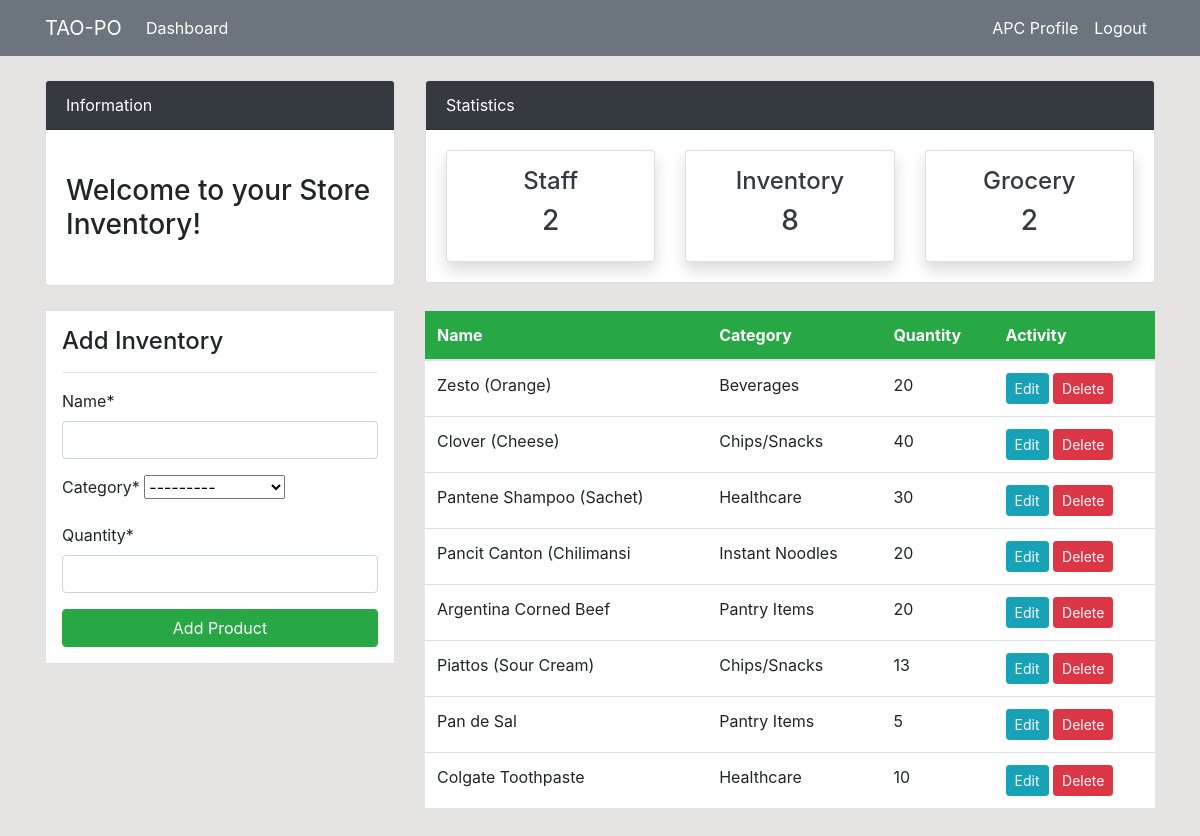
The app's page /inventory/ (signed in) with its own data.
### dashboard/models.py (models this page shows, shortened)
class Product(models.Model):
    name = models.CharField(max_length=100, null=True)
    category = models.CharField(max_length=20, choices=CATEGORY, null=True)
    quantity = models.PositiveBigIntegerField(null=True)
    islow = models.BooleanField(default=False)
    class Meta:
        verbose_name_plural= 'Inventory'

### dashboard/views.py (the view)
# urls.py: path('inventory/', views.inventory, name='dashboard-inventory'),
@login_required
def inventory(request):
    items = Product.objects.all() #Using ORM
    items_count = items.count()
    employees_count = User.objects.all().count()
    grocery_count = Grocery.objects.all().count()
    for item in items:
        item.islow = item.quantity < 5
    if request.method =='POST':
        form = ProductForm(request.POST)
        if form.is_valid():
            form.save()
            product_name = form.cleaned_data.get('name')
            messages.success(request, f'{product_name} has been added')
            return redirect ('dashboard-inventory')
    else:
        form = ProductForm()
    context ={
        'items': items,
        'items_count': items_count,
        'form': form,
        'employees_count': employees_count,
        'grocery_count': grocery_count,
    }
    return render(request, 'dashboard/inventory.html', context)

### dashboard/forms.py
class ProductForm(forms.ModelForm):
    class Meta:
        model = Product
        fields = ['name', 'category', 'quantity',]

### templates/dashboard/inventory.html (shortened to what this page needs)
{% extends 'partials/base.html' %}
{% load crispy_forms_tags %}
{% block content %}
{% include 'partials/topnav.html' %}
    <div class="container">
        <div class="row my-4">
            <div class="col-md-4">
                <div class="border bg-white p-3">
                    <h4>Add Inventory</h4>
                    <hr>
                    <form method="POST">
                        {{ form|crispy }}
                        <input class="btn btn-success btn-block" type="submit" value="Add Product">
                    </form>
                </div>
            </div>
            <div class="col-md-8">
                <table class="table bg-white">
                    <thead class="bg-success">
                        <tr class="text-white">
                            <th scope="col">Name</th>
                            <th scope="col">Category</th>
                            <th scope="col">Quantity</th>
                            <th scope="col">Activity</th>
                        </tr>
                    </thead>
                    <tbody>
                        {% for item in items %}
                        <tr>
                            {% if item.islow  %}
                            <td style="color:red">{{ item.name }}</td>
                            {% else %}
                            <td>{{ item.name }}</td>
                            {% endif %}
                            <td>{{ item.category }}</td>
                            <td>{{ item.quantity }}</td>
                            <td>
                                <a class="btn btn-info btn-sm" href="{% url 'dashboard-inventory-update' item.id %}">Edit</a>
                                <a class="btn btn-danger btn-sm" href="{% url 'dashboard-inventory-delete' item.id %}">Delete</a>
                            </td>
                        </tr>
                        {% endfor %}
                    </tbody>
                </table>
            </div>
        </div>
    </div>
{% endblock %}

### templates/partials/nav.html (shortened to what this page needs)
   <nav class="navbar navbar-expand-lg navbar-secondary bg-secondary">
    <div class="container">
        <a class="navbar-brand text-white" href="{% url 'dashboard-index' %}">TAO-PO</a>
    {% if user.is_authenticated  %}
        <div class="collapse navbar-collapse" id="navbarSupportedContent">
            <ul class="navbar-nav mr-auto">
                <li class="nav-item active">
                    <a class="nav-link text-white" href="{% url 'dashboard-index' %}">Dashboard </a>
                </li>
            </ul>
            <ul class="navbar-nav ml-auto">
                <li class="nav-item active">
                    <a class="nav-link text-white" href="{% url 'user-profile' %}">{{ user.username }} Profile </a>
                </li>
                <li class="nav-item">
                    <a class="nav-link text-white" href="{% url 'user-logout' %}">Logout</a>
                </li>
            </ul>
        {% endif %}
        </div>
    </div>
</nav>

### static/style.css (style rules this page uses)
body { background: rgb(230, 227, 227); }

### records on screen
Product: name "Zesto (Orange)", category "Beverages", quantity "20"
Product: name "Clover (Cheese)", category "Chips/Snacks", quantity "40"
Product: name "Pantene Shampoo (Sachet)", category "Healthcare", quantity "30"
Product: name "Pancit Canton (Chilimansi", category "Instant Noodles", quantity "20"
Product: name "Argentina Corned Beef", category "Pantry Items", quantity "20"
Product: name "Piattos (Sour Cream)", category "Chips/Snacks", quantity "13"
Product: name "Pan de Sal", category "Pantry Items", quantity "5"
Product: name "Colgate Toothpaste", category "Healthcare", quantity "10"

### other values on screen
{{ user.username }} "APC"
{{ employees_count }} "2"
{{ items_count }} "8"
{{ grocery_count }} "2"
